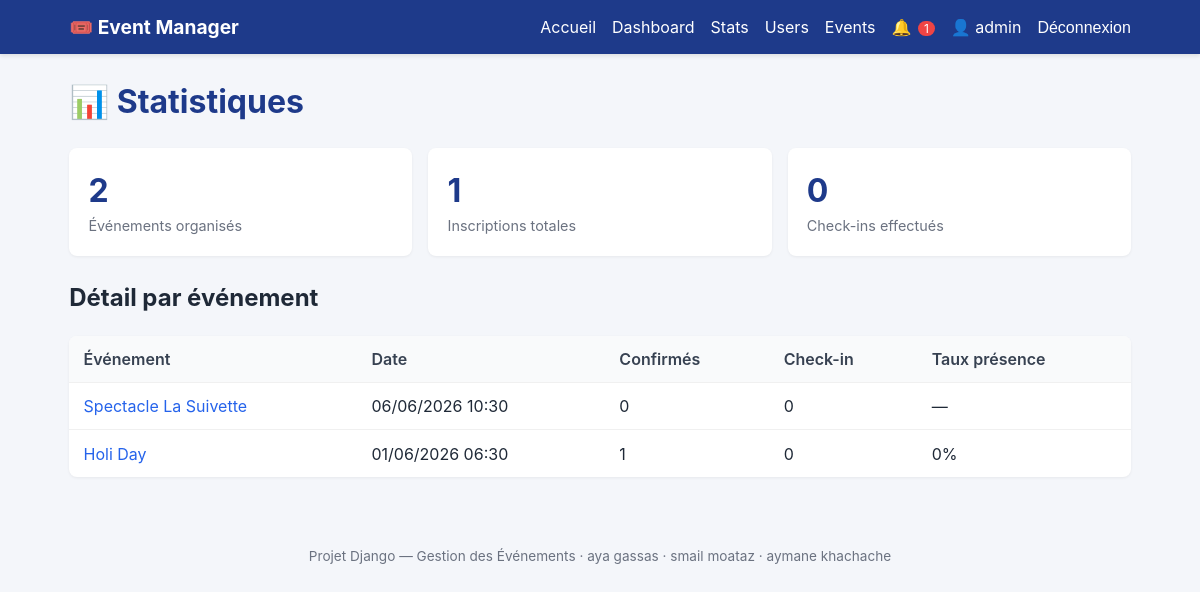
The page /organizer/stats/ (signed in) on the database its author committed.
### accounts/models.py (models this page shows, shortened)
class User(AbstractUser):
    ROLE_USER = 'user'
    ROLE_ORGANIZER = 'organizer'
    ROLE_ADMIN = 'admin'
    ROLE_CHOICES = [
        (ROLE_USER, 'User'),
        (ROLE_ORGANIZER, 'Organizer'),
        (ROLE_ADMIN, 'Admin'),
    ]
    email = models.EmailField(unique=True)
    role = models.CharField(max_length=20, choices=ROLE_CHOICES, default=ROLE_USER)
    created_at = models.DateTimeField(auto_now_add=True)
    REQUIRED_FIELDS = ['email']
    @property
    def is_organizer(self):
        return self.role == self.ROLE_ORGANIZER or self.is_superuser
    @property
    def is_app_admin(self):
        return self.role == self.ROLE_ADMIN or self.is_superuser

### events/models.py (models this page shows, shortened)
class Event(models.Model):
    title = models.CharField(max_length=200)
    description = models.TextField()
    date = models.DateTimeField()
    location = models.CharField(max_length=255)
    latitude = models.FloatField(null=True, blank=True)
    longitude = models.FloatField(null=True, blank=True)
    image = models.ImageField(upload_to='events/', null=True, blank=True)
    organizer = models.ForeignKey(
        settings.AUTH_USER_MODEL,
        on_delete=models.CASCADE,
        related_name='events',
    )
    created_at = models.DateTimeField(auto_now_add=True)
    class Meta:
        ordering = ['-date']

### events/views.py (the view)
# urls.py: path('organizer/stats/', views.stats_dashboard, name='stats'),
@login_required
@user_passes_test(_organizer_required)
def stats_dashboard(request):
    events = Event.objects.filter(organizer=request.user)
    data = (
        events.annotate(
            confirmed=Count('registrations', filter=Q(registrations__status=Registration.STATUS_CONFIRMED)),
            checked=Count('registrations', filter=Q(registrations__checked_in=True)),
        )
        .order_by('-date')
    )
    totals = {
        'events': events.count(),
        'registrations': Registration.objects.filter(event__organizer=request.user).count(),
        'check_ins': Registration.objects.filter(event__organizer=request.user, checked_in=True).count(),
    }
    return render(request, 'events/organizer/stats.html', {'rows': data, 'totals': totals})

### events/context_processors.py (called while the page is built)
def unread_notifications(request):
    if not request.user.is_authenticated:
        return {'unread_notifications_count': 0}
    return {
        'unread_notifications_count': request.user.notifications.filter(read=False).count()
    }

### events/views.py (called while the page is built)
def _organizer_required(user):
    return user.is_authenticated and (user.is_organizer or user.is_app_admin)

### templates/events/organizer/stats.html (shortened to what this page needs)
{% extends 'base.html' %}
{% block content %}
<h1>📊 Statistiques</h1>
<div class="stat-row">
    <div class="stat"><div class="n">{{ totals.events }}</div><div class="l">Événements organisés</div></div>
    <div class="stat"><div class="n">{{ totals.registrations }}</div><div class="l">Inscriptions totales</div></div>
    <div class="stat"><div class="n">{{ totals.check_ins }}</div><div class="l">Check-ins effectués</div></div>
</div>
<h2>Détail par événement</h2>
{% if rows %}
<table class="table">
    <thead>
        <tr><th>Événement</th><th>Date</th><th>Confirmés</th><th>Check-in</th><th>Taux présence</th></tr>
    </thead>
    <tbody>
        {% for e in rows %}
        <tr>
            <td><a href="{% url 'events:detail' e.pk %}">{{ e.title }}</a></td>
            <td>{{ e.date|date:"d/m/Y H:i" }}</td>
            <td>{{ e.confirmed }}</td>
            <td>{{ e.checked }}</td>
            <td>
                {% if e.confirmed %}
                    {% widthratio e.checked e.confirmed 100 %}%
                {% else %}
                    —
                {% endif %}
            </td>
        </tr>
        {% endfor %}
    </tbody>
</table>
{% else %}
<p>Pas encore de données.</p>
{% endif %}
{% endblock %}

### templates/base.html (shortened to what this page needs)
{% load static %}
<!DOCTYPE html>
<html lang="fr">
<head>
    <link rel="stylesheet" href="{% static 'css/style.css' %}">
</head>
<body>
<nav class="navbar">
    <div class="nav-inner">
        <a href="{% url 'events:home' %}" class="brand">🎟️ Event Manager</a>
        <div class="nav-links">
            <a href="{% url 'events:home' %}">Accueil</a>
            {% if user.is_authenticated %}
                {% if user.is_organizer %}
                    <a href="{% url 'events:organizer_dashboard' %}">Dashboard</a>
                    <a href="{% url 'events:stats' %}">Stats</a>
                {% endif %}
                {% if user.is_app_admin %}
                    <a href="{% url 'events:admin_users' %}">Users</a>
                    <a href="{% url 'events:admin_events' %}">Events</a>
                {% endif %}
                <a href="{% url 'events:notifications' %}">
                    🔔
                    {% if unread_notifications_count %}
                        <span class="badge">{{ unread_notifications_count }}</span>
                    {% endif %}
                </a>
                <a href="{% url 'accounts:profile' %}">👤 {{ user.username }}</a>
                <form method="post" action="{% url 'accounts:logout' %}" class="inline">
                    <button type="submit" class="link-button">Déconnexion</button>
                </form>
            {% else %}
                <a href="{% url 'accounts:login' %}">Connexion</a>
                <a href="{% url 'accounts:register' %}" class="btn btn-primary btn-sm">S'inscrire</a>
            {% endif %}
        </div>
    </div>
</nav>
<main class="container">
    {% block content %}{% endblock %}
</main>
<footer class="footer">
    <p>Projet Django — Gestion des Événements · aya gassas · smail moataz · aymane khachache</p>
</footer>
</body>
</html>

### static/css/style.css (style rules this page uses)
* { box-sizing: border-box; }
body { margin: 0; font-family: -apple-system, "Segoe UI", Roboto, Helvetica, Arial, sans-serif; background: #f4f6fa; color: #1f2937; line-height: 1.5; }
a { color: #2563eb; text-decoration: none; }
.navbar { background: #1e3a8a; color: white; padding: 0.8rem 0; box-shadow: 0 2px 4px rgba(0,0,0,.1); }
.nav-inner { max-width: 1100px; margin: 0 auto; padding: 0 1.2rem; display: flex; justify-content: space-between; align-items: center; flex-wrap: wrap; gap: 0.8rem; }
.brand { color: white; font-weight: bold; font-size: 1.2rem; }
.nav-links { display: flex; gap: 1rem; align-items: center; flex-wrap: wrap; }
.nav-links a, .nav-links .link-button { color: white; position: relative; }
.badge { background: #ef4444; color: white; border-radius: 999px; padding: 0 6px; font-size: .75rem; margin-left: 2px; }
.inline { display: inline; margin: 0; }
.link-button { background: none; border: none; color: white; cursor: pointer; font-size: inherit; padding: 0; }
.container { max-width: 1100px; margin: 1.5rem auto; padding: 0 1.2rem; }
.footer { text-align: center; color: #6b7280; padding: 2rem 1rem; font-size: .85rem; }
.table { width: 100%; border-collapse: collapse; background: white; border-radius: 8px; overflow: hidden; box-shadow: 0 1px 3px rgba(0,0,0,.06); }
.table th, .table td { padding: .7rem .9rem; text-align: left; border-bottom: 1px solid #f0f0f0; }
.table th { background: #f9fafb; font-weight: 600; color: #374151; }
.table tr:last-child td { border-bottom: 0; }
.stat-row { display: grid; gap: 1rem; grid-template-columns: repeat(auto-fit, minmax(180px, 1fr)); margin-bottom: 1.5rem; }
.stat { background: white; padding: 1.2rem; border-radius: 8px; box-shadow: 0 1px 3px rgba(0,0,0,.06); }
.stat .n { font-size: 2rem; font-weight: bold; color: #1e3a8a; }
.stat .l { color: #6b7280; font-size: .9rem; }
h1 { color: #1e3a8a; }

### rows shown on the page
User: username "admin"
Event: title "Spectacle La Suivette", date "06/06/2026 10:30", confirmed "0", checked "0"
Event: title "Holi Day", date "01/06/2026 06:30", confirmed "1", checked "0"

### other values the page prints
{{ unread_notifications_count }} "1"
{{ totals.events }} "2"
{{ totals.registrations }} "1"
{{ totals.check_ins }} "0"
